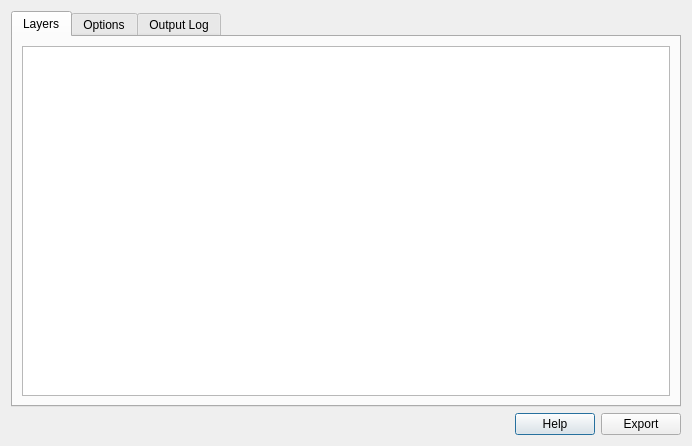
<?xml version="1.0" encoding="UTF-8"?>
<ui version="4.0">
 <class>WebMapExporterDialogBase</class>
 <widget class="QDialog" name="WebMapExporterDialogBase">
  <property name="geometry">
   <rect>
    <x>0</x>
    <y>0</y>
    <width>692</width>
    <height>446</height>
   </rect>
  </property>
  <property name="windowTitle">
   <string>Web Map Exporter</string>
  </property>
  <layout class="QVBoxLayout" name="verticalLayout">
   <item>
    <widget class="QTabWidget" name="tab_widget_qt">
     <property name="currentIndex">
      <number>0</number>
     </property>
     <widget class="QWidget" name="tab_layers_qt">
      <attribute name="title">
       <string>Layers</string>
      </attribute>
      <layout class="QHBoxLayout" name="horizontalLayout">
       <item>
        <widget class="QTreeWidget" name="layers_tree_qt">
         <attribute name="headerVisible">
          <bool>false</bool>
         </attribute>
         <column>
          <property name="text">
           <string>1</string>
          </property>
         </column>
        </widget>
       </item>
      </layout>
     </widget>
     <widget class="QWidget" name="tab_options_qt">
      <attribute name="title">
       <string>Options</string>
      </attribute>
      <layout class="QHBoxLayout" name="horizontalLayout_2">
       <item>
        <layout class="QVBoxLayout" name="verticalLayout_2">
         <item>
          <widget class="QCheckBox" name="options_checkbox_slds_qt">
           <property name="text">
            <string>Write style SLDs</string>
           </property>
          </widget>
         </item>
         <item>
          <widget class="QCheckBox" name="options_checkbox_pmtiles_qt">
           <property name="text">
            <string>Merge all PMTile layers into a single file</string>
           </property>
          </widget>
         </item>
         <item>
          <widget class="QCheckBox" name="options_checkbox_map_qt">
           <property name="text">
            <string>Write map layer list JSON</string>
           </property>
          </widget>
         </item>
        </layout>
       </item>
      </layout>
     </widget>
     <widget class="QWidget" name="tab_output_qt">
      <attribute name="title">
       <string>Output Log</string>
      </attribute>
      <layout class="QHBoxLayout" name="horizontalLayout_3">
       <item>
        <widget class="QTextBrowser" name="log_text_browser_qt"/>
       </item>
      </layout>
     </widget>
    </widget>
   </item>
   <item>
    <layout class="QHBoxLayout" name="horizontalLayout_4">
     <property name="bottomMargin">
      <number>0</number>
     </property>
     <item>
      <widget class="QDialogButtonBox" name="button_box_main_qt">
       <property name="orientation">
        <enum>Qt::Orientation::Horizontal</enum>
       </property>
       <property name="standardButtons">
        <set>QDialogButtonBox::StandardButton::Help</set>
       </property>
      </widget>
     </item>
     <item>
      <widget class="QPushButton" name="button_export_qt">
       <property name="text">
        <string>Export</string>
       </property>
      </widget>
     </item>
    </layout>
   </item>
  </layout>
 </widget>
 <resources/>
 <connections>
  <connection>
   <sender>button_box_main_qt</sender>
   <signal>accepted()</signal>
   <receiver>WebMapExporterDialogBase</receiver>
   <slot>accept()</slot>
   <hints>
    <hint type="sourcelabel">
     <x>20</x>
     <y>20</y>
    </hint>
    <hint type="destinationlabel">
     <x>20</x>
     <y>20</y>
    </hint>
   </hints>
  </connection>
  <connection>
   <sender>button_box_main_qt</sender>
   <signal>rejected()</signal>
   <receiver>WebMapExporterDialogBase</receiver>
   <slot>reject()</slot>
   <hints>
    <hint type="sourcelabel">
     <x>20</x>
     <y>20</y>
    </hint>
    <hint type="destinationlabel">
     <x>20</x>
     <y>20</y>
    </hint>
   </hints>
  </connection>
 </connections>
</ui>
